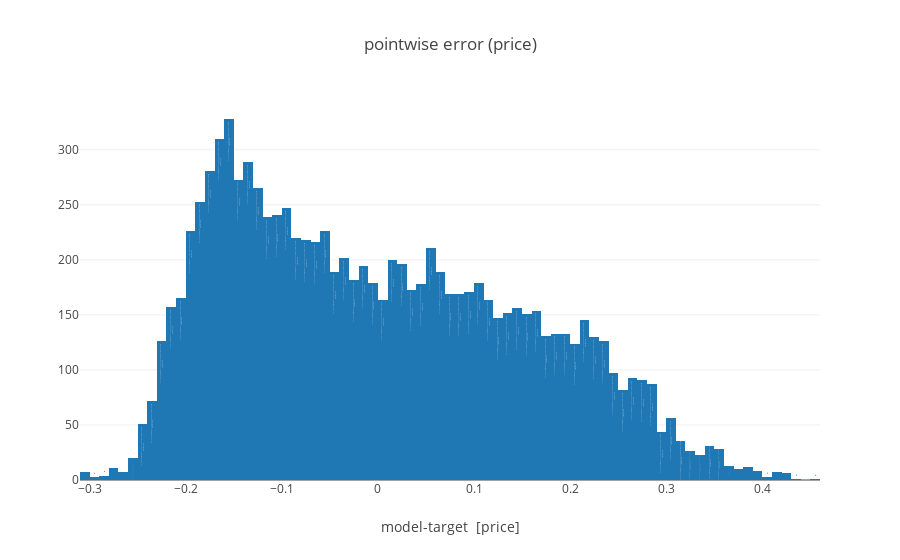

The code cell stored with this chart in its notebook:
### Code cell
#?plot.histogram_model_error
plot.histogram_model_error(ml_repo, {ml_repo.models.simple_dense.model(): LAST_VERSION},ml_repo.training_data.training_small())

### Figure 1 — Plotly figure (JSON) as saved in the notebook; plotly's stock layout.template omitted (floating-point values rounded to 4 significant figures; data arrays with more than 128 entries replaced by an {"elided": "..."} marker saying what was removed)
{"data": [{"name": "simple_dense/eval/training_small: b0d4ae62-01b8-11e9-995c-fc084a6691eb", "opacity": 1, "text": "training_small:last<br>simple_dense/model:ace4928a-01b8-11e9-9fdb-fc084a6691eb<br>", "type": "histogram", "x": {"elided": "10000 float values"}}], "layout": {"barmode": "overlay", "title": "pointwise error (price)", "xaxis": {"title": "model-target  [price]"}}}
